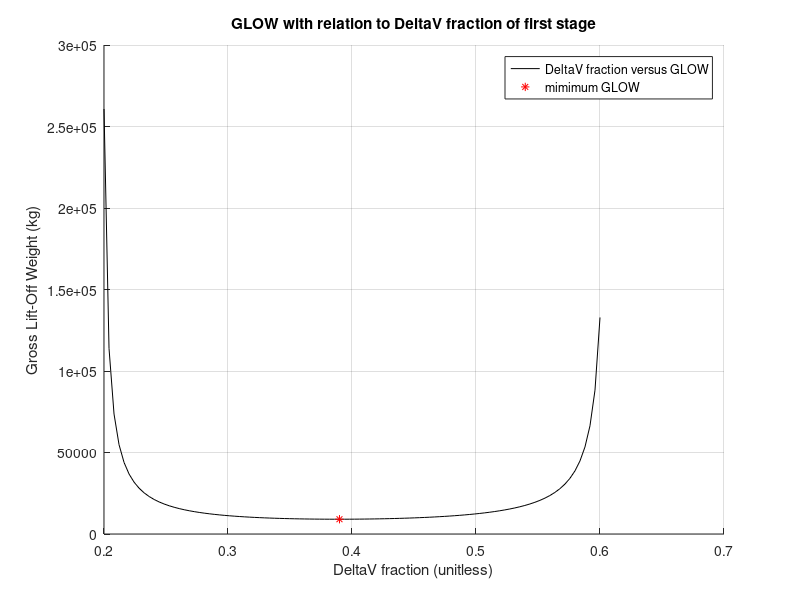
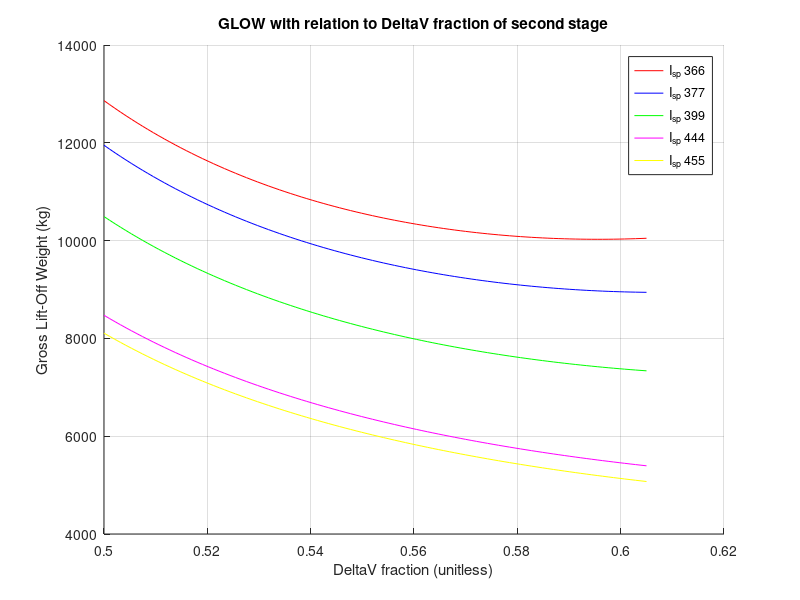

Write MATLAB code to recreate these figures, in order.
% AAE 251 Fall 2022
% Homework 07
% Title of the code: Calculation of GLOW and relation to velocity fractions
% and ISP

% Authors: Aidan Morrison

%% ____________________
%% INITIALIZATION

% Creat Constants
deltaV = 11110; % delta V (m/s)
payload = 88; % payload capacity in kg
f_inert = 1/12; % f_inert (
ISP_S1 = 277; % ISP of stage 1 (s)
ISP_S2 = 366; % ISP of stage 2 (s)
g = 9.81; % Earth's gravitational constant in m/s^2

% create arrays for loops
a1_fractions = linspace(0.2,0.6); % delta V fractions for stage 1
a2_fractions = linspace(0.5,0.605); % delta V fractions for stage 2

% create empty arrays for plotting
initial_mass_1 = zeros(1,100); % stage one masses
initial_masses_366 = zeros(1,100); % stage two masses with ISP 366
initial_masses_377 = zeros(1,100); % stage two masses with ISP 377
initial_masses_399 = zeros(1,100); % stage two masses with ISP 399
initial_masses_444 = zeros(1,100); % stage two masses with ISP 444
initial_masses_455 = zeros(1,100); % stage two masses with ISP 455

%% ____________________
%% CALCULATIONS

% calculate stage 1 masses
for i = 1:100
    exponent2 = exp(deltaV * (1 - a1_fractions(i)) / (ISP_S2 * g)); % create constant for propellant mass calculation (kg)
    propellant_mass = payload * (exponent2 - 1) * (1 - f_inert) / (1 - f_inert * (exponent2)); % calculate 2nd stage prop mass (kg)
    inert_mass = (f_inert * propellant_mass / (1 - f_inert)); % find 2nd stage inert mass (kg)
    final_mass = payload + inert_mass; % calculate 2nd final mass (kg)
    initial_mass_2 = final_mass + propellant_mass; % calculate 2nd stage takeoff mass (kg)

    exponent1 = exp(deltaV * a1_fractions(i) / (ISP_S1 * g)); % create constant for propellant mass calculation (kg)
    propellant_mass = initial_mass_2 * (exponent1 - 1) * (1 - f_inert) / (1 - f_inert * (exponent1)); % calculate 2nd stage prop mass (kg)
    inert_mass = (f_inert * propellant_mass / (1 - f_inert));
    final_mass = initial_mass_2 + inert_mass;
    initial_mass_1(i) = final_mass + propellant_mass; % calculate 1st stage takeoff mass
end

minimum_GLOW = min(initial_mass_1); % minimum glow (kg)
a1_GLOW = a1_fractions(initial_mass_1 == minimum_GLOW); % minimum glow a1
a2_GLOW = 1 - a1_GLOW; % minimum glow a2

exponent2 = exp((deltaV * a2_GLOW) / (ISP_S2 * g)); % create constant for propellant mass calculation (kg)
propellant_mass = payload * (exponent2 - 1) * (1 - f_inert) / (1 - f_inert * (exponent2)); % calculate 2nd stage prop mass (kg)
inert_mass = (f_inert * propellant_mass / (1 - f_inert)); % find 2nd stage inert mass (kg)
final_mass = payload + inert_mass; % calculate 2nd final mass (kg)
initial_mass_2 = final_mass + propellant_mass; % calculate 2nd stage takeoff mass (kg)

exponent1 = exp(deltaV * (1 - a2_GLOW) / (ISP_S1 * g)); % create constant for propellant mass calculation (kg)
propellant_mass_2 = initial_mass_2 * (exponent1 - 1)*(1 - f_inert) / (1 - f_inert * (exponent1)); % calculate 1st stage prop mass (kg)
propellant_total = propellant_mass_2 + propellant_mass; % total mass of the propellant (kg)

for ISPS_2 = [366 377 399 444 455]
    for i = 1:100
        exponent2 = exp((deltaV * a2_fractions(i)) / (ISPS_2 * g)); % create constant for propellant mass calculation (kg)
        propellant_mass = payload * (exponent2 - 1) * (1 - f_inert) / (1 - f_inert * (exponent2)); % calculate 2nd stage prop mass (kg)
        inert_mass = (f_inert * propellant_mass / (1 - f_inert)); 
        final_mass = payload + inert_mass; % calculate 2nd final mass (kg)
        initial_mass = final_mass + propellant_mass;

        exponent1 = exp(deltaV * (1 - a2_fractions(i)) / (ISP_S1 * g)); % create constant for propellant mass calculation (kg)
        propellant_mass_2 = initial_mass * (exponent1 - 1) * (1 - f_inert) / (1 - f_inert * (exponent1)); % calculate 1st stage prop mass (kg)
        inert_mass_2 = (f_inert * propellant_mass_2 / (1 - f_inert)); % find 2nd stage inert mass (kg)
        final_mass_2 = initial_mass + inert_mass_2; % calculate 2nd final mass (kg)  
        initial_mass_2 = final_mass_2 + propellant_mass_2; % calculate 1st stage takeoff mass
        
        % use logic to store values in appropriate arrays for plotting
        if ISPS_2 == 366
            initial_masses_366(i) = initial_mass_2 + propellant_mass;
        elseif ISPS_2 == 377
            initial_masses_377(i) = initial_mass_2 + propellant_mass;
        elseif ISPS_2 == 399
            initial_masses_399(i) = initial_mass_2 + propellant_mass;
        elseif ISPS_2 == 444
            initial_masses_444(i) = initial_mass_2 + propellant_mass;
        elseif ISPS_2 == 455
            initial_masses_455(i) = initial_mass_2 + propellant_mass;
        end

    end
end

%% ____________________
%% FIGURE 1

% plot GLOW against a1 velocity fraction
figure(1)
hold on
grid on
plot(a1_fractions,initial_mass_1,'k-')
plot(a1_GLOW,minimum_GLOW,'r*')
legend("\DeltaV fraction versus GLOW", "mimimum GLOW",'Location','best')
title("GLOW with relation to \DeltaV fraction of first stage")
xlabel("\DeltaV fraction (unitless)")
ylabel("Gross Lift-Off Weight (kg)")

%% ____________________
%% FIGURE 2

% plot GLOW against a2 velocity fraction for 5 different ISP's
figure(2)
hold on
grid on
plot(a2_fractions,initial_masses_366,'r-')
plot(a2_fractions,initial_masses_377,'b-')
plot(a2_fractions,initial_masses_399,'g-')
plot(a2_fractions,initial_masses_444,'m-')
plot(a2_fractions,initial_masses_455,'y-')
legend("I_{sp} 366", "I_{sp} 377", "I_{sp} 399", "I_{sp} 444", "I_{sp} 455",'Location','best')
title("GLOW with relation to \DeltaV fraction of second stage")
xlabel("\DeltaV fraction (unitless)")
ylabel("Gross Lift-Off Weight (kg)")

%% ____________________
%% ACADEMIC INTEGRITY STATEMENT
% I have not used source code obtained from any other unauthorized
% source, either modified or unmodified. I have not provided
% access to my code to anyone in any way. The script I am 
% submitting is my own original work.
